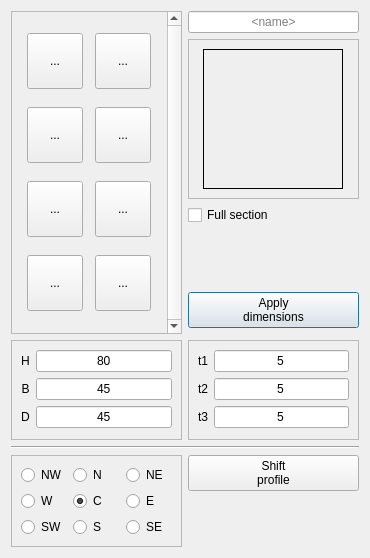
<?xml version="1.0" encoding="UTF-8"?>
<ui version="4.0">
 <class>DialogSection</class>
 <widget class="QDialog" name="DialogSection">
  <property name="geometry">
   <rect>
    <x>0</x>
    <y>0</y>
    <width>370</width>
    <height>558</height>
   </rect>
  </property>
  <property name="windowTitle">
   <string>Beams profile editor</string>
  </property>
  <layout class="QGridLayout" name="gridLayout_4">
   <item row="9" column="1" colspan="2">
    <widget class="Line" name="line">
     <property name="orientation">
      <enum>Qt::Horizontal</enum>
     </property>
    </widget>
   </item>
   <item row="8" column="1">
    <widget class="QFrame" name="frameDims">
     <property name="sizePolicy">
      <sizepolicy hsizetype="MinimumExpanding" vsizetype="Preferred">
       <horstretch>0</horstretch>
       <verstretch>0</verstretch>
      </sizepolicy>
     </property>
     <property name="minimumSize">
      <size>
       <width>130</width>
       <height>100</height>
      </size>
     </property>
     <property name="frameShape">
      <enum>QFrame::StyledPanel</enum>
     </property>
     <property name="frameShadow">
      <enum>QFrame::Raised</enum>
     </property>
     <layout class="QGridLayout" name="gridLayout_2">
      <item row="3" column="1">
       <widget class="QLineEdit" name="editB">
        <property name="text">
         <string notr="true">45</string>
        </property>
        <property name="alignment">
         <set>Qt::AlignCenter</set>
        </property>
       </widget>
      </item>
      <item row="4" column="0">
       <widget class="QLabel" name="labD">
        <property name="text">
         <string notr="true">D</string>
        </property>
        <property name="alignment">
         <set>Qt::AlignCenter</set>
        </property>
       </widget>
      </item>
      <item row="4" column="1">
       <widget class="QLineEdit" name="editD">
        <property name="text">
         <string notr="true">45</string>
        </property>
        <property name="alignment">
         <set>Qt::AlignCenter</set>
        </property>
       </widget>
      </item>
      <item row="1" column="1">
       <widget class="QLineEdit" name="editH">
        <property name="text">
         <string notr="true">80</string>
        </property>
        <property name="alignment">
         <set>Qt::AlignCenter</set>
        </property>
       </widget>
      </item>
      <item row="1" column="0">
       <widget class="QLabel" name="labH">
        <property name="text">
         <string notr="true">H</string>
        </property>
        <property name="alignment">
         <set>Qt::AlignCenter</set>
        </property>
       </widget>
      </item>
      <item row="3" column="0">
       <widget class="QLabel" name="labB">
        <property name="text">
         <string notr="true">B</string>
        </property>
        <property name="alignment">
         <set>Qt::AlignCenter</set>
        </property>
       </widget>
      </item>
     </layout>
     <zorder>editD</zorder>
     <zorder>labD</zorder>
     <zorder>editH</zorder>
     <zorder>labH</zorder>
     <zorder>editB</zorder>
     <zorder>labB</zorder>
    </widget>
   </item>
   <item row="8" column="2">
    <widget class="QFrame" name="frameThk">
     <property name="sizePolicy">
      <sizepolicy hsizetype="MinimumExpanding" vsizetype="Preferred">
       <horstretch>0</horstretch>
       <verstretch>0</verstretch>
      </sizepolicy>
     </property>
     <property name="minimumSize">
      <size>
       <width>130</width>
       <height>100</height>
      </size>
     </property>
     <property name="frameShape">
      <enum>QFrame::StyledPanel</enum>
     </property>
     <property name="frameShadow">
      <enum>QFrame::Raised</enum>
     </property>
     <layout class="QGridLayout" name="gridLayout">
      <item row="0" column="0">
       <widget class="QLabel" name="labT1">
        <property name="text">
         <string>t1</string>
        </property>
        <property name="alignment">
         <set>Qt::AlignCenter</set>
        </property>
       </widget>
      </item>
      <item row="0" column="1">
       <widget class="QLineEdit" name="editT1">
        <property name="text">
         <string notr="true">5</string>
        </property>
        <property name="alignment">
         <set>Qt::AlignCenter</set>
        </property>
       </widget>
      </item>
      <item row="1" column="0">
       <widget class="QLabel" name="labT2">
        <property name="text">
         <string>t2</string>
        </property>
        <property name="alignment">
         <set>Qt::AlignCenter</set>
        </property>
       </widget>
      </item>
      <item row="1" column="1">
       <widget class="QLineEdit" name="editT2">
        <property name="text">
         <string notr="true">5</string>
        </property>
        <property name="alignment">
         <set>Qt::AlignCenter</set>
        </property>
       </widget>
      </item>
      <item row="2" column="0">
       <widget class="QLabel" name="labT3">
        <property name="text">
         <string>t3</string>
        </property>
        <property name="alignment">
         <set>Qt::AlignCenter</set>
        </property>
       </widget>
      </item>
      <item row="2" column="1">
       <widget class="QLineEdit" name="editT3">
        <property name="text">
         <string notr="true">5</string>
        </property>
        <property name="alignment">
         <set>Qt::AlignCenter</set>
        </property>
       </widget>
      </item>
     </layout>
    </widget>
   </item>
   <item row="0" column="2">
    <widget class="QLineEdit" name="lineEdit">
     <property name="alignment">
      <set>Qt::AlignCenter</set>
     </property>
     <property name="placeholderText">
      <string>&lt;name&gt;</string>
     </property>
    </widget>
   </item>
   <item row="10" column="1" rowspan="3">
    <widget class="QFrame" name="frame">
     <property name="enabled">
      <bool>true</bool>
     </property>
     <property name="frameShape">
      <enum>QFrame::StyledPanel</enum>
     </property>
     <property name="frameShadow">
      <enum>QFrame::Raised</enum>
     </property>
     <layout class="QGridLayout" name="gridLayout_3">
      <item row="0" column="0">
       <widget class="QRadioButton" name="rbNW">
        <property name="enabled">
         <bool>true</bool>
        </property>
        <property name="text">
         <string>NW</string>
        </property>
       </widget>
      </item>
      <item row="0" column="1">
       <widget class="QRadioButton" name="rbN">
        <property name="enabled">
         <bool>true</bool>
        </property>
        <property name="text">
         <string>N</string>
        </property>
       </widget>
      </item>
      <item row="0" column="2">
       <widget class="QRadioButton" name="rbNE">
        <property name="enabled">
         <bool>true</bool>
        </property>
        <property name="text">
         <string>NE</string>
        </property>
       </widget>
      </item>
      <item row="1" column="0">
       <widget class="QRadioButton" name="rbW">
        <property name="enabled">
         <bool>true</bool>
        </property>
        <property name="text">
         <string>W</string>
        </property>
       </widget>
      </item>
      <item row="1" column="1">
       <widget class="QRadioButton" name="rbC">
        <property name="enabled">
         <bool>true</bool>
        </property>
        <property name="text">
         <string>C</string>
        </property>
        <property name="checked">
         <bool>true</bool>
        </property>
       </widget>
      </item>
      <item row="1" column="2">
       <widget class="QRadioButton" name="rbE">
        <property name="enabled">
         <bool>true</bool>
        </property>
        <property name="text">
         <string>E</string>
        </property>
       </widget>
      </item>
      <item row="2" column="0">
       <widget class="QRadioButton" name="rbSW">
        <property name="enabled">
         <bool>true</bool>
        </property>
        <property name="text">
         <string>SW</string>
        </property>
       </widget>
      </item>
      <item row="2" column="1">
       <widget class="QRadioButton" name="rbS">
        <property name="enabled">
         <bool>true</bool>
        </property>
        <property name="text">
         <string>S</string>
        </property>
       </widget>
      </item>
      <item row="2" column="2">
       <widget class="QRadioButton" name="rbSE">
        <property name="enabled">
         <bool>true</bool>
        </property>
        <property name="text">
         <string>SE</string>
        </property>
       </widget>
      </item>
     </layout>
    </widget>
   </item>
   <item row="0" column="1" rowspan="7">
    <widget class="QScrollArea" name="scrollArea">
     <property name="sizePolicy">
      <sizepolicy hsizetype="MinimumExpanding" vsizetype="MinimumExpanding">
       <horstretch>0</horstretch>
       <verstretch>0</verstretch>
      </sizepolicy>
     </property>
     <property name="minimumSize">
      <size>
       <width>160</width>
       <height>120</height>
      </size>
     </property>
     <property name="maximumSize">
      <size>
       <width>16777215</width>
       <height>16777215</height>
      </size>
     </property>
     <property name="baseSize">
      <size>
       <width>0</width>
       <height>100</height>
      </size>
     </property>
     <property name="verticalScrollBarPolicy">
      <enum>Qt::ScrollBarAlwaysOn</enum>
     </property>
     <property name="widgetResizable">
      <bool>true</bool>
     </property>
     <property name="alignment">
      <set>Qt::AlignLeading|Qt::AlignLeft|Qt::AlignTop</set>
     </property>
     <widget class="QWidget" name="scrollAreaWidgetContents">
      <property name="geometry">
       <rect>
        <x>0</x>
        <y>0</y>
        <width>151</width>
        <height>320</height>
       </rect>
      </property>
      <layout class="QGridLayout" name="gridLayout_5">
       <item row="0" column="0">
        <widget class="QToolButton" name="tbSquare">
         <property name="sizePolicy">
          <sizepolicy hsizetype="Fixed" vsizetype="Fixed">
           <horstretch>0</horstretch>
           <verstretch>0</verstretch>
          </sizepolicy>
         </property>
         <property name="minimumSize">
          <size>
           <width>56</width>
           <height>56</height>
          </size>
         </property>
         <property name="baseSize">
          <size>
           <width>56</width>
           <height>56</height>
          </size>
         </property>
         <property name="text">
          <string>...</string>
         </property>
         <property name="icon">
          <iconset>
           <normaloff>:/images/square.png</normaloff>:/images/square.png</iconset>
         </property>
         <property name="iconSize">
          <size>
           <width>48</width>
           <height>48</height>
          </size>
         </property>
        </widget>
       </item>
       <item row="0" column="1">
        <widget class="QToolButton" name="tbCircle">
         <property name="enabled">
          <bool>true</bool>
         </property>
         <property name="sizePolicy">
          <sizepolicy hsizetype="Fixed" vsizetype="Fixed">
           <horstretch>0</horstretch>
           <verstretch>0</verstretch>
          </sizepolicy>
         </property>
         <property name="minimumSize">
          <size>
           <width>56</width>
           <height>56</height>
          </size>
         </property>
         <property name="baseSize">
          <size>
           <width>56</width>
           <height>56</height>
          </size>
         </property>
         <property name="text">
          <string>...</string>
         </property>
         <property name="icon">
          <iconset>
           <normaloff>:/images/circle.png</normaloff>:/images/circle.png</iconset>
         </property>
         <property name="iconSize">
          <size>
           <width>48</width>
           <height>48</height>
          </size>
         </property>
        </widget>
       </item>
       <item row="1" column="0">
        <widget class="QToolButton" name="tbT">
         <property name="sizePolicy">
          <sizepolicy hsizetype="Fixed" vsizetype="Fixed">
           <horstretch>0</horstretch>
           <verstretch>0</verstretch>
          </sizepolicy>
         </property>
         <property name="minimumSize">
          <size>
           <width>56</width>
           <height>56</height>
          </size>
         </property>
         <property name="baseSize">
          <size>
           <width>56</width>
           <height>56</height>
          </size>
         </property>
         <property name="text">
          <string>...</string>
         </property>
         <property name="icon">
          <iconset>
           <normaloff>:/images/T.png</normaloff>:/images/T.png</iconset>
         </property>
         <property name="iconSize">
          <size>
           <width>48</width>
           <height>48</height>
          </size>
         </property>
        </widget>
       </item>
       <item row="1" column="1">
        <widget class="QToolButton" name="tbU">
         <property name="sizePolicy">
          <sizepolicy hsizetype="Fixed" vsizetype="Fixed">
           <horstretch>0</horstretch>
           <verstretch>0</verstretch>
          </sizepolicy>
         </property>
         <property name="minimumSize">
          <size>
           <width>56</width>
           <height>56</height>
          </size>
         </property>
         <property name="baseSize">
          <size>
           <width>56</width>
           <height>56</height>
          </size>
         </property>
         <property name="text">
          <string>...</string>
         </property>
         <property name="icon">
          <iconset>
           <normaloff>:/images/U.png</normaloff>:/images/U.png</iconset>
         </property>
         <property name="iconSize">
          <size>
           <width>48</width>
           <height>48</height>
          </size>
         </property>
        </widget>
       </item>
       <item row="2" column="0">
        <widget class="QToolButton" name="tbH">
         <property name="sizePolicy">
          <sizepolicy hsizetype="Fixed" vsizetype="Fixed">
           <horstretch>0</horstretch>
           <verstretch>0</verstretch>
          </sizepolicy>
         </property>
         <property name="minimumSize">
          <size>
           <width>56</width>
           <height>56</height>
          </size>
         </property>
         <property name="baseSize">
          <size>
           <width>56</width>
           <height>56</height>
          </size>
         </property>
         <property name="text">
          <string>...</string>
         </property>
         <property name="icon">
          <iconset>
           <normaloff>:/images/H.png</normaloff>:/images/H.png</iconset>
         </property>
         <property name="iconSize">
          <size>
           <width>48</width>
           <height>48</height>
          </size>
         </property>
        </widget>
       </item>
       <item row="2" column="1">
        <widget class="QToolButton" name="tbL">
         <property name="sizePolicy">
          <sizepolicy hsizetype="Fixed" vsizetype="Fixed">
           <horstretch>0</horstretch>
           <verstretch>0</verstretch>
          </sizepolicy>
         </property>
         <property name="minimumSize">
          <size>
           <width>56</width>
           <height>56</height>
          </size>
         </property>
         <property name="baseSize">
          <size>
           <width>56</width>
           <height>56</height>
          </size>
         </property>
         <property name="text">
          <string>...</string>
         </property>
         <property name="icon">
          <iconset>
           <normaloff>:/images/L.png</normaloff>:/images/L.png</iconset>
         </property>
         <property name="iconSize">
          <size>
           <width>48</width>
           <height>48</height>
          </size>
         </property>
        </widget>
       </item>
       <item row="3" column="0">
        <widget class="QToolButton" name="tbZ">
         <property name="sizePolicy">
          <sizepolicy hsizetype="Fixed" vsizetype="Fixed">
           <horstretch>0</horstretch>
           <verstretch>0</verstretch>
          </sizepolicy>
         </property>
         <property name="minimumSize">
          <size>
           <width>56</width>
           <height>56</height>
          </size>
         </property>
         <property name="baseSize">
          <size>
           <width>56</width>
           <height>56</height>
          </size>
         </property>
         <property name="text">
          <string>...</string>
         </property>
         <property name="icon">
          <iconset>
           <normaloff>:/images/Z.png</normaloff>:/images/Z.png</iconset>
         </property>
         <property name="iconSize">
          <size>
           <width>48</width>
           <height>48</height>
          </size>
         </property>
        </widget>
       </item>
       <item row="3" column="1">
        <widget class="QToolButton" name="tbOmega">
         <property name="sizePolicy">
          <sizepolicy hsizetype="Fixed" vsizetype="Fixed">
           <horstretch>0</horstretch>
           <verstretch>0</verstretch>
          </sizepolicy>
         </property>
         <property name="minimumSize">
          <size>
           <width>56</width>
           <height>56</height>
          </size>
         </property>
         <property name="baseSize">
          <size>
           <width>56</width>
           <height>56</height>
          </size>
         </property>
         <property name="text">
          <string>...</string>
         </property>
         <property name="icon">
          <iconset>
           <normaloff>:/images/omega.png</normaloff>:/images/omega.png</iconset>
         </property>
         <property name="iconSize">
          <size>
           <width>48</width>
           <height>48</height>
          </size>
         </property>
        </widget>
       </item>
      </layout>
     </widget>
    </widget>
   </item>
   <item row="1" column="2">
    <widget class="QFrame" name="frame_2">
     <property name="frameShape">
      <enum>QFrame::StyledPanel</enum>
     </property>
     <property name="frameShadow">
      <enum>QFrame::Raised</enum>
     </property>
     <layout class="QGridLayout" name="gridLayout_6">
      <item row="1" column="0">
       <widget class="QLabel" name="labImg">
        <property name="sizePolicy">
         <sizepolicy hsizetype="MinimumExpanding" vsizetype="MinimumExpanding">
          <horstretch>0</horstretch>
          <verstretch>0</verstretch>
         </sizepolicy>
        </property>
        <property name="minimumSize">
         <size>
          <width>140</width>
          <height>140</height>
         </size>
        </property>
        <property name="maximumSize">
         <size>
          <width>140</width>
          <height>140</height>
         </size>
        </property>
        <property name="frameShape">
         <enum>QFrame::Box</enum>
        </property>
        <property name="text">
         <string/>
        </property>
        <property name="pixmap">
         <pixmap>:/images/square.png</pixmap>
        </property>
        <property name="scaledContents">
         <bool>true</bool>
        </property>
        <property name="alignment">
         <set>Qt::AlignCenter</set>
        </property>
       </widget>
      </item>
     </layout>
    </widget>
   </item>
   <item row="3" column="2">
    <spacer name="verticalSpacer">
     <property name="orientation">
      <enum>Qt::Vertical</enum>
     </property>
     <property name="sizeHint" stdset="0">
      <size>
       <width>20</width>
       <height>40</height>
      </size>
     </property>
    </spacer>
   </item>
   <item row="2" column="2">
    <widget class="QCheckBox" name="cbFull">
     <property name="enabled">
      <bool>true</bool>
     </property>
     <property name="text">
      <string>Full section</string>
     </property>
    </widget>
   </item>
   <item row="4" column="2" rowspan="2">
    <widget class="QPushButton" name="btn1">
     <property name="enabled">
      <bool>true</bool>
     </property>
     <property name="text">
      <string>Apply
dimensions</string>
     </property>
    </widget>
   </item>
   <item row="10" column="2">
    <widget class="QPushButton" name="btn2">
     <property name="sizePolicy">
      <sizepolicy hsizetype="Minimum" vsizetype="Fixed">
       <horstretch>0</horstretch>
       <verstretch>0</verstretch>
      </sizepolicy>
     </property>
     <property name="text">
      <string>Shift
profile</string>
     </property>
    </widget>
   </item>
  </layout>
 </widget>
 <tabstops>
  <tabstop>editH</tabstop>
  <tabstop>editB</tabstop>
  <tabstop>editD</tabstop>
  <tabstop>editT1</tabstop>
  <tabstop>editT2</tabstop>
  <tabstop>editT3</tabstop>
  <tabstop>lineEdit</tabstop>
  <tabstop>scrollArea</tabstop>
  <tabstop>rbNW</tabstop>
  <tabstop>rbN</tabstop>
  <tabstop>rbNE</tabstop>
  <tabstop>rbW</tabstop>
  <tabstop>rbC</tabstop>
  <tabstop>rbE</tabstop>
  <tabstop>rbSW</tabstop>
  <tabstop>rbS</tabstop>
  <tabstop>rbSE</tabstop>
  <tabstop>tbSquare</tabstop>
  <tabstop>tbCircle</tabstop>
  <tabstop>tbT</tabstop>
  <tabstop>tbU</tabstop>
  <tabstop>tbH</tabstop>
  <tabstop>tbL</tabstop>
  <tabstop>tbZ</tabstop>
  <tabstop>tbOmega</tabstop>
 </tabstops>
 <resources>
  <include location="../../../../Documenti/programmazione/QtDialogs/profileEditor/imgages.qrc"/>
 </resources>
 <connections/>
</ui>
